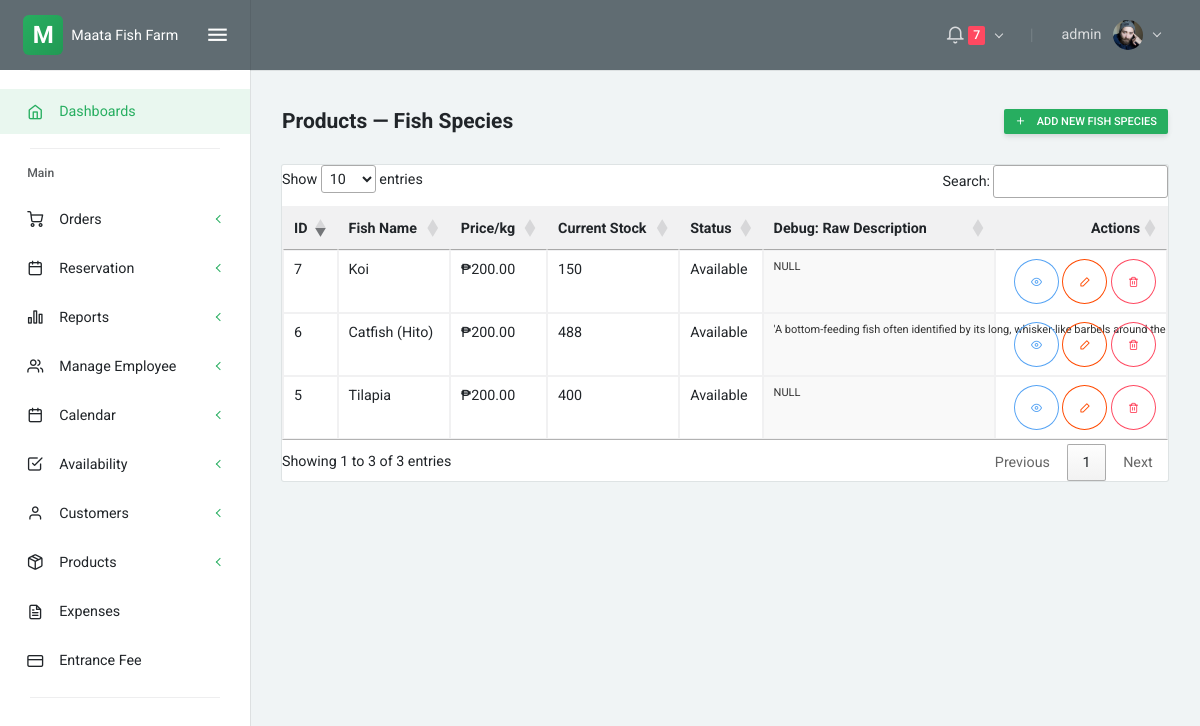
/products_fish.php (signed in), run on the app's committed database.
### tables this page shows
CREATE TABLE `users` (
  `id` int(11) NOT NULL,
  `username` varchar(50) NOT NULL,
  `email` varchar(100) NOT NULL,
  `password` varchar(255) NOT NULL,
  `full_name` varchar(100) DEFAULT NULL,
  `role` enum('admin','staff','manager') DEFAULT 'staff',
  `status` enum('active','inactive') DEFAULT 'active',
  `created_at` timestamp NOT NULL DEFAULT current_timestamp(),
  `updated_at` timestamp NOT NULL DEFAULT current_timestamp() ON UPDATE current_timestamp()
);

CREATE TABLE `fish_species` (
  `fish_id` int(11) NOT NULL,
  `name` varchar(100) NOT NULL,
  `local_name` varchar(100) DEFAULT NULL,
  `price_per_kg` decimal(10,2) NOT NULL,
  `stock` int(11) DEFAULT 0,
  `harvest_schedule` varchar(50) DEFAULT NULL,
  `description` text DEFAULT NULL,
  `status` enum('available','unavailable') DEFAULT 'available',
  `created_at` timestamp NOT NULL DEFAULT current_timestamp(),
  `updated_at` timestamp NOT NULL DEFAULT current_timestamp() ON UPDATE current_timestamp(),
  `image` varchar(255) DEFAULT NULL
);

### products_fish.php (the view, shortened to what this page needs)
<?php include 'partials/head.php'; ?>
<?php include 'partials/sidenav.php'; ?>
<?php include 'partials/navbar.php'; ?>
<div class="layout-content">
    <div class="container-fluid flex-grow-1 container-p-y">
        <div class="row align-items-center mb-3">
            <div class="col">
                <h4 class="font-weight-bold py-3 mb-0">Products — Fish Species</h4>
            </div>
            <div class="col-auto">
                <a href="products_add.php?category=fish" class="btn btn-sm btn-primary">
                    <i class="feather icon-plus mr-2"></i> Add New Fish Species
                </a>
            </div>
        </div>
        <div class="card">
            <div class="table-responsive">
                <?php
                require __DIR__ . '/config/db.php';
                $fish = [];
                $stmt = $conn->prepare('SELECT fish_id, name, local_name, price_per_kg, stock, harvest_schedule, description, status, image FROM fish_species ORDER BY name ASC');
                if ($stmt) {
                    $stmt->execute();
                    $res = $stmt->get_result();
                    while ($r = $res->fetch_assoc()) $fish[] = $r;
                }
                ?>
                <table id="fishTable" class="table table-sm table-bordered table-hover mb-0" style="width:100%">
                    <thead class="bg-light">
                        <tr>
                            <th>ID</th>
                            <th>Fish Name</th>
                            <th>Price/kg</th>
                            <th>Current Stock</th>
                            <th>Status</th>
                            <th>Debug: Raw Description</th>
                            <th class="text-right">Actions</th>
                        </tr>
                    </thead>
                    <tbody>
                        <?php foreach ($fish as $f): ?>
                            <tr>
                                <td><?php echo (int)$f['fish_id']; ?></td>
                                <td><?php echo htmlspecialchars($f['name']); ?></td>
                                <td>₱<?php echo number_format($f['price_per_kg'], 2); ?></td>
                                <td><?php echo (int)$f['stock']; ?></td>
                                <td><?php echo htmlspecialchars(ucfirst($f['status'])); ?></td>
                                <td style="max-width:200px; font-size:11px; word-break:break-all; background:#f9f9f9; color:#333;">
                                    <?php echo var_export($f['description'], true); ?>
                                </td>
                                <td class="text-right">
                                    <button class="btn btn-sm btn-icon btn-outline-info view-fish"
                                        data-id="<?php echo (int)$f['fish_id']; ?>"
                                        data-name="<?php echo htmlspecialchars($f['name']); ?>"
                                        data-local="<?php echo htmlspecialchars($f['local_name']); ?>"
                                        data-price="<?php echo number_format($f['price_per_kg'], 2, '.', ''); ?>"
                                        data-stock="<?php echo (int)$f['stock']; ?>"
                                        data-harvest="<?php echo htmlspecialchars($f['harvest_schedule']); ?>"
                                        data-desc='<?php echo htmlspecialchars(json_encode(($f["description"] === "0" || $f["description"] === 0) ? "" : $f["description"]), ENT_QUOTES, "UTF-8"); ?>'
                                        data-status="<?php echo htmlspecialchars($f['status']); ?>"
                                        data-image="<?php echo htmlspecialchars($f['image'] ?? ''); ?>"
                                        title="View"><i class="feather icon-eye"></i></button>
                                    <button class="btn btn-sm btn-icon btn-outline-primary edit-fish"
                                        data-id="<?php echo (int)$f['fish_id']; ?>"
                                        data-name="<?php echo htmlspecialchars($f['name']); ?>"
                                        data-local="<?php echo htmlspecialchars($f['local_name']); ?>"
                                        data-price="<?php echo number_format($f['price_per_kg'], 2, '.', ''); ?>"
                                        data-stock="<?php echo (int)$f['stock']; ?>"
                                        data-harvest="<?php echo htmlspecialchars($f['harvest_schedule']); ?>"
                                        data-desc='<?php echo htmlspecialchars(json_encode(($f["description"] === "0" || $f["description"] === 0) ? "" : $f["description"]), ENT_QUOTES, "UTF-8"); ?>'
                                        data-status="<?php echo htmlspecialchars($f['status']); ?>"
                                        title="Edit"><i class="feather icon-edit-2"></i></button>
                                    <button class="btn btn-sm btn-icon btn-outline-danger delete-fish" data-id="<?php echo (int)$f['fish_id']; ?>" title="Delete"><i class="feather icon-trash-2"></i></button>
                                </td>
                            </tr>
                        <?php endforeach; ?>
                    </tbody>
                </table>
            </div>
        </div>
    </div>
    <?php include 'partials/footer.php'; ?>
    <link rel="stylesheet" href="https://cdn.datatables.net/1.13.6/css/jquery.dataTables.min.css">

### partials/navbar.php (shortened to what this page needs)
<?php
require_once __DIR__ . '/../config/db.php';
$user_id = $_SESSION['user_id'] ?? null;
$nav_user = null;
if ($user_id) {
    $u_stmt = $conn->prepare('SELECT id, username, full_name FROM users WHERE id = ? LIMIT 1');
    if ($u_stmt) {
        $u_stmt->bind_param('i', $user_id);
        $u_stmt->execute();
        if (method_exists($u_stmt, 'get_result')) {
            $u_res = $u_stmt->get_result();
            $nav_user = $u_res->fetch_assoc();
        } else {
            $u_stmt->bind_result($nid, $nusername, $nfull_name);
            if ($u_stmt->fetch()) {
                $nav_user = ['id' => $nid, 'username' => $nusername, 'full_name' => $nfull_name];
            }
        }
    }
}
$pending_count = 0;
$status = 'pending';
$pc_stmt = $conn->prepare('SELECT COUNT(*) as cnt FROM reservations WHERE status = ?');
if ($pc_stmt) {
    $pc_stmt->bind_param('s', $status);
    $pc_stmt->execute();
    $pc_res = $pc_stmt->get_result();
    $pending_count = (int)($pc_res->fetch_assoc()['cnt'] ?? 0);
}
?>
<div class="layout-container">
    <nav class="layout-navbar navbar navbar-expand-lg align-items-lg-center bg-dark container-p-x" id="layout-navbar">
        <div class="navbar-collapse collapse" id="layout-navbar-collapse">
            <div class="navbar-nav align-items-lg-center ml-auto">
                <div class="demo-navbar-notifications nav-item dropdown mr-lg-3">
                    <a class="nav-link dropdown-toggle" href="javascript:void(0);" data-toggle="dropdown" aria-haspopup="true" aria-expanded="false" style="cursor: pointer; pointer-events: auto;">
                        <i class="feather icon-bell navbar-icon align-middle"></i>
                        <?php if ($pending_count > 0): ?>
                        <span class="badge badge-danger"><?php echo $pending_count; ?></span>
                        <?php endif; ?>
                    </a>
                </div>
                <div class="nav-item d-none d-lg-block text-big font-weight-light line-height-1 opacity-25 mr-3 ml-1">|</div>
                <div class="demo-navbar-user nav-item dropdown">
                    <a class="nav-link dropdown-toggle" href="javascript:void(0);" data-toggle="dropdown" aria-haspopup="true" aria-expanded="false" style="cursor: pointer; pointer-events: auto;">
                        <span class="d-inline-flex flex-lg-row-reverse align-items-center align-middle">
                            <img src="assets/img/avatars/1.png" alt class="d-block ui-w-30 rounded-circle">
                            <span class="px-1 mr-lg-2 ml-2 ml-lg-0"><?php echo htmlspecialchars(
                                ($user['full_name'] ?? $user['username'] ?? null) ?: ($nav_user['full_name'] ?? $nav_user['username'] ?? 'Admin')
                            ); ?></span>
                        </span>
                    </a>
                </div>
            </div>
        </div>
    </nav>

### assets/css/uikit.css (style rules this page uses)
.ui-w-30 { width: 30px !important; height: auto; }
.btn-icon { width: 45px; height: 45px; margin: 0; border-radius: 50%; padding: 0; display: -webkit-inline-box; display: -ms-inline-flexbox; display: inline-flex; -webkit-box-align: center; -ms-flex-align: center; align-items: center; -webkit-box-pack: center; -ms-flex-pack: center; justify-content: center; line-height: 1; }

### partials/head.php (style rules this page uses)
:root { --primary-color: #27ae60; --primary-dark: #229954; --primary-light: #52be80; }
.btn-primary { background-color: #27ae60 !important; border-color: #27ae60 !important; }
a { color: #27ae60; }
.layout-navbar { position: relative; z-index: 1030 !important; overflow: visible !important; }
.layout-navbar .navbar-nav { overflow: visible !important; }
.layout-navbar .dropdown { position: relative; overflow: visible !important; }
.navbar-collapse { overflow: visible !important; }

### data on the page
users: full_name "admin"
fish_species: fish_id "6", name "Catfish (Hito)", price_per_kg "200.00", stock "488", status "Available", description "'A bottom-feeding fish often identified by its long, whisker-like barbels around the…"
fish_species: fish_id "7", name "Koi", price_per_kg "200.00", stock "150", status "Available", description "NULL"
fish_species: fish_id "5", name "Tilapia", price_per_kg "200.00", stock "400", status "Available", description "NULL"

### other printed values
$pending_count "7"
